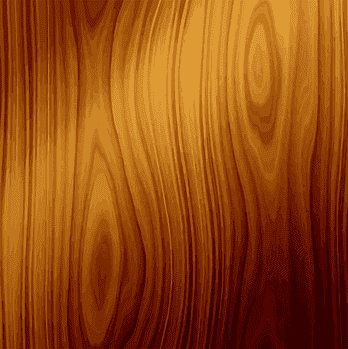
#> input picture img/sfondo1.png, 348 x 349 px
$ python img_split.py
#> lines starting #> are read from the running program, lines starting #| are printed output that depends on the picture; pictures that were not available may be replaced by others from this repository, and a replacement may not be noted
# Script che prende in input un img (Lenna.png),
# la divide in 9 parti uguali e le distribuisce randomicamente
# su un altra img usata come sfondo.
# prendere spunto per il programma principale

import cv2
import numpy as np
import random
#import cvzone

def div(img, backgroud):
    W_SIZE, H_SIZE = 3, 3
    height, width, channels = img.shape
    for ih in range(W_SIZE):
        for iw in range(H_SIZE):
            rand_x = random.randint(0, backgroud.shape[0]-width)
            rand_y = random.randint(0, backgroud.shape[1]-height)
            x = width/W_SIZE * iw
            y = height/H_SIZE * ih
            h = (height / H_SIZE)
            w = (width / W_SIZE )
            new_img = img[int(y):int(y+h), int(x):int(x+w)]
            x +=rand_x
            y +=rand_y
            backgroud[int(y):int(y+h), int(x):int(x+w)] = new_img


#sfondo = cv2.imread('img/Sfondo.png', cv2.IMREAD_COLOR)
sfondo = cv2.imread('img/sfondo1.png', cv2.IMREAD_COLOR)
#> sfondo is the input picture: shape (349, 348, 3); mean B, G, R 15.1, 73.7, 149
img = cv2.imread('img/Lenna.png', cv2.IMREAD_COLOR)
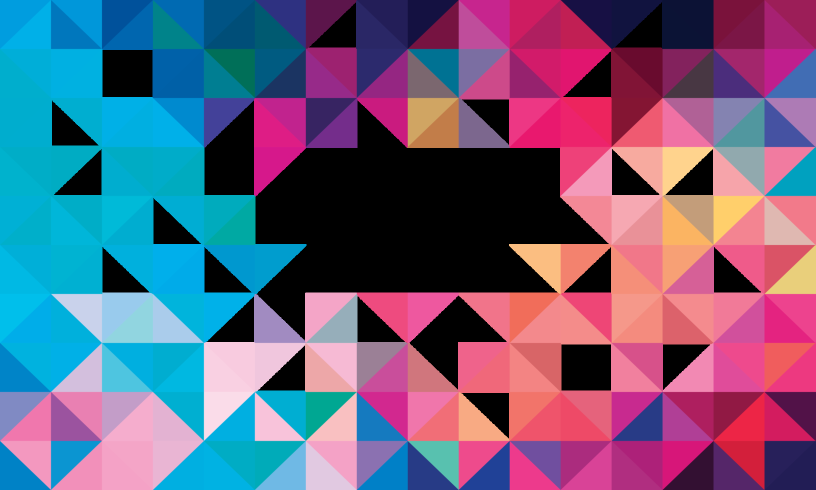
#> input picture img/Sfondo.png, 1631 x 980 px, given in place of Lenna.png, which was not available (shown at 1/2 size)
#> img is the input picture: shape (980, 1631, 3); mean B, G, R 126.9, 94.1, 104.9
sfondo = cv2.resize(sfondo, (500,500))
#> sfondo: shape (500, 500, 3)
img = cv2.resize(img, (100,100))
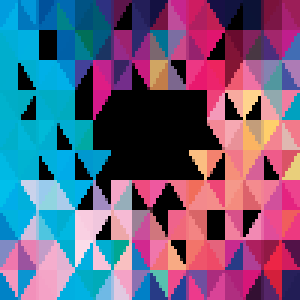
#> img: shape (100, 100, 3) (shown 3 times larger); mean B, G, R 126.7, 93.9, 104.9

div(img, sfondo)
#> after the loop in div, `for ih in range(W_SIZE):`:
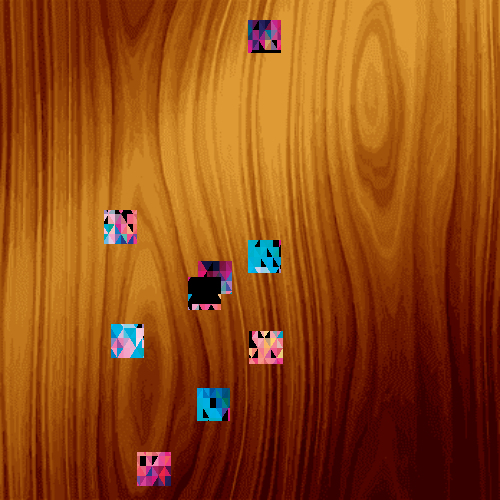
#> backgroud: shape (500, 500, 3); mean B, G, R 19.4, 74.4, 146.9

cv2.imshow('img', sfondo)
cv2.waitKey(0)
